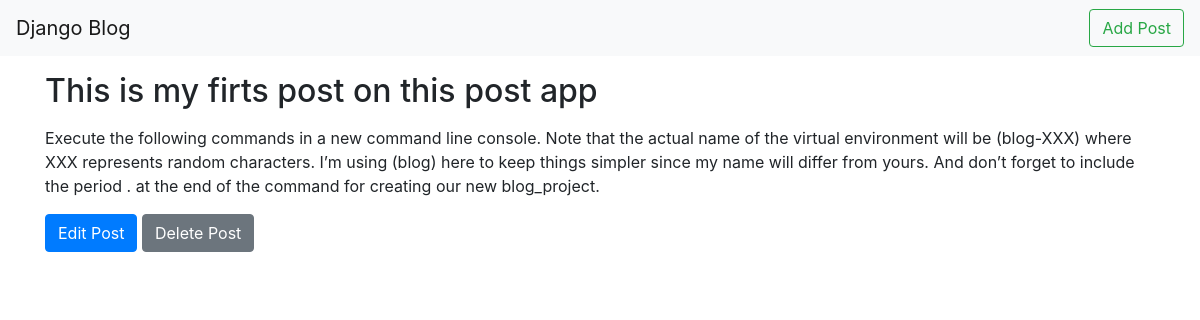
The app's page /post/1/ with its own data.
### blog/models.py (models this page shows, shortened)
class post(models.Model):
    Title=models.CharField(max_length=300)
    Author=models.ForeignKey('auth.user',on_delete=models.CASCADE)
    Body=models.TextField()

### blog/views.py (the view)
# urls.py: path('post/<int:pk>/',views.detailview.as_view(),name='detailview'),
class detailview(DetailView):
    model = post
    template_name = 'detailview.html'

### templates/detailview.html (shortened to what this page needs)
<!DOCTYPE html>
{% extends 'base.html' %}
{% block content %}
    <p><h2>{{post.Title}}</h2></p>
    <p>{{post.Body}}</p>
    <a type="submit" class="btn btn-primary"
       style="text-decoration: none;color: white;" href="{% url 'editPost' post.id %}">Edit Post</a>
       <a type="submit" class="btn btn-secondary"
       style="text-decoration: none;color: white;" href="{% url 'deletePost' post.id %}">Delete Post</a>
{% endblock content %}

### records on screen
post: Title "This is my firts post on this post app", Body "Execute the following commands in a new command line console. Note that the actual name of the virtual environment will be (blog-XXX) where XXX represents random characters. I’m using (blog) here to keep things simpler since my name will differ from yours. And don’t forget to include the period . at the end of the command for creating our new blog_project."
